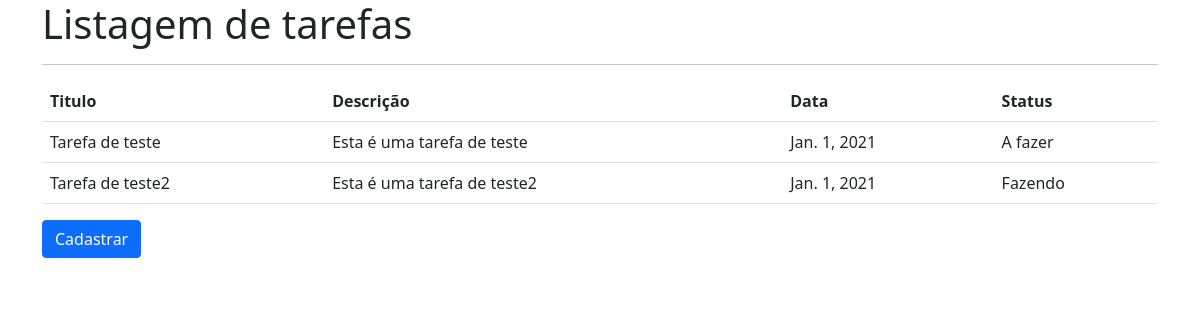
Page /app/listar_tarefas on the earlier database version.
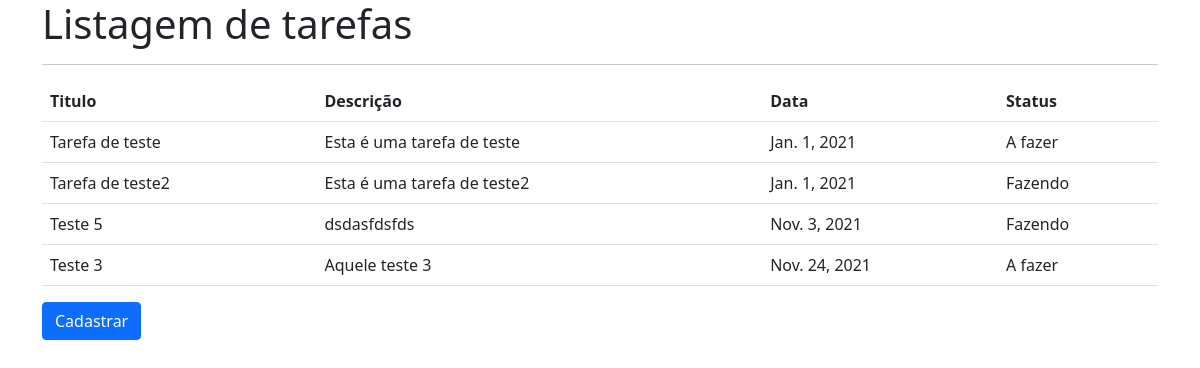
Same page on the later database version.
### app/models.py (models this page shows)
class Tarefa(models.Model):
    STATUS_CHOICES = [
        (1, "A fazer"),
        (2, "Fazendo"),
        (3, "Concluido")
    ]
    titulo = models.CharField(max_length=100, null=False, blank=False)
    descricao = models.TextField(null=False, blank=False)
    data = models.DateField(null=False, blank=False)
    status = models.IntegerField(choices=STATUS_CHOICES, null=False, blank=False)

### app/views.py (the view)
# urls.py: path('listar_tarefas', listar_tarefas, name="listar_tarefas"),
def listar_tarefas(request):
    tarefas = Tarefa.objects.order_by("data").all()
    return render(request,'lista_tarefas.html',{'tarefas':tarefas})

### app/templates/lista_tarefas.html
{% extends 'base.html' %}
{% block conteudo %}
<h1>Listagem de tarefas</h1>
<table class="table">
    <hr>
  <tr>
      <th>Titulo</th>
      <th>Descrição</th>
      <th>Data</th>
      <th>Status</th>
  </tr>
    {% for tarefa in tarefas %}
    <tr>
        <td>{{tarefa.titulo}}</td>
        <td>{{tarefa.descricao}}</td>
        <td>{{tarefa.data}}</td>
        <td>{{tarefa.get_status_display}}</td>
    </tr>
    {% endfor %}
</table>
<a href="{% url 'cadastrar_tarefa' %}"class ="btn btn-primary"> Cadastrar</a>
{% endblock conteudo %}

### app/templates/base.html (shortened to what this page needs)
<!DOCTYPE html>
<html lang="en">
<head>
    <link href="https://cdn.jsdelivr.net/npm/bootstrap@5.1.3/dist/css/bootstrap.min.css" rel="stylesheet">
</head>
<body class="container">
{% block conteudo %}
{% endblock conteudo %}
</body>
</html>

Differences in the rows shown:
added Tarefa: titulo "Teste 5", descricao "dsdasfdsfds", data "Nov. 3, 2021", status "Fazendo"
added Tarefa: titulo "Teste 3", descricao "Aquele teste 3", data "Nov. 24, 2021", status "A fazer"
